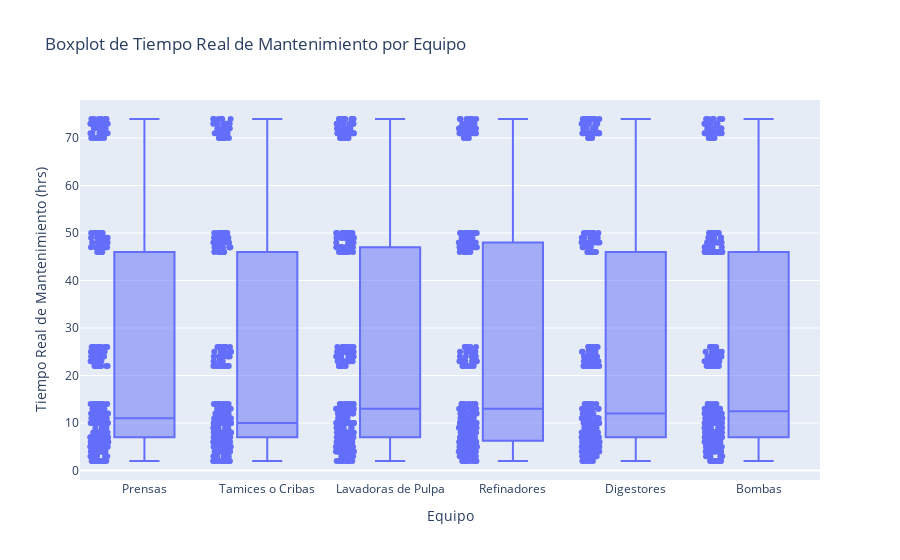

Write notebook code for a chart like this one.
### Code cell
import plotly.express as px

# Crear un boxplot interactivo para visualizar el Tiempo de Mantenimiento según el equipo
fig = px.box(df, x='Equipo', y='Tiempo Real de Mantenimiento (hrs)', points='all', title='Boxplot de Tiempo Real de Mantenimiento por Equipo')
fig.show()

### Figure 1 — Plotly figure (JSON) as saved in the notebook; plotly's stock layout.template omitted (floating-point values rounded to 4 significant figures; data arrays with more than 128 entries replaced by an {"elided": "..."} marker saying what was removed)
{"data": [{"alignmentgroup": "True", "boxpoints": "all", "hovertemplate": "Equipo=%{x}<br>Tiempo Real de Mantenimiento (hrs)=%{y}<extra></extra>", "legendgroup": "", "marker": {"color": "#636efa"}, "name": "", "notched": false, "offsetgroup": "", "orientation": "v", "showlegend": false, "type": "box", "x": {"elided": "2000 str values"}, "x0": " ", "xaxis": "x", "y": {"elided": "2000 int values"}, "y0": " ", "yaxis": "y"}], "layout": {"boxmode": "group", "legend": {"tracegroupgap": 0}, "title": {"text": "Boxplot de Tiempo Real de Mantenimiento por Equipo"}, "xaxis": {"anchor": "y", "domain": [0, 1], "title": {"text": "Equipo"}}, "yaxis": {"anchor": "x", "domain": [0, 1], "title": {"text": "Tiempo Real de Mantenimiento (hrs)"}}}}
